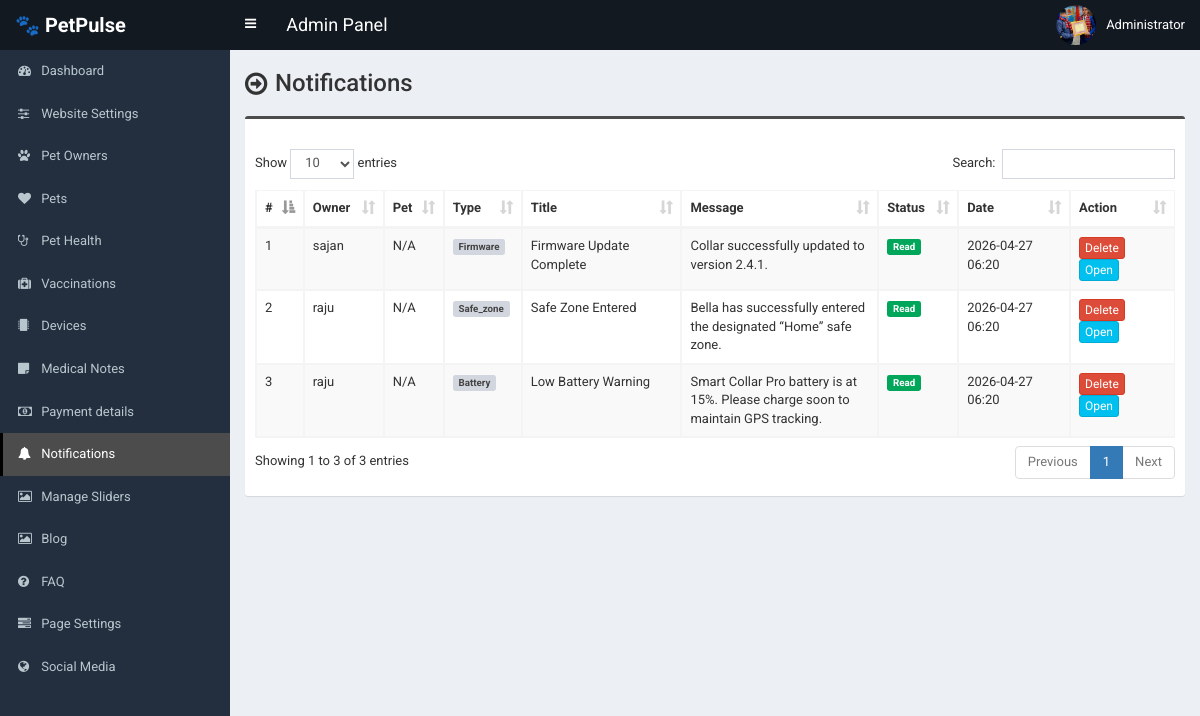
Before: /admin/notification.php (signed in) with the older database file.
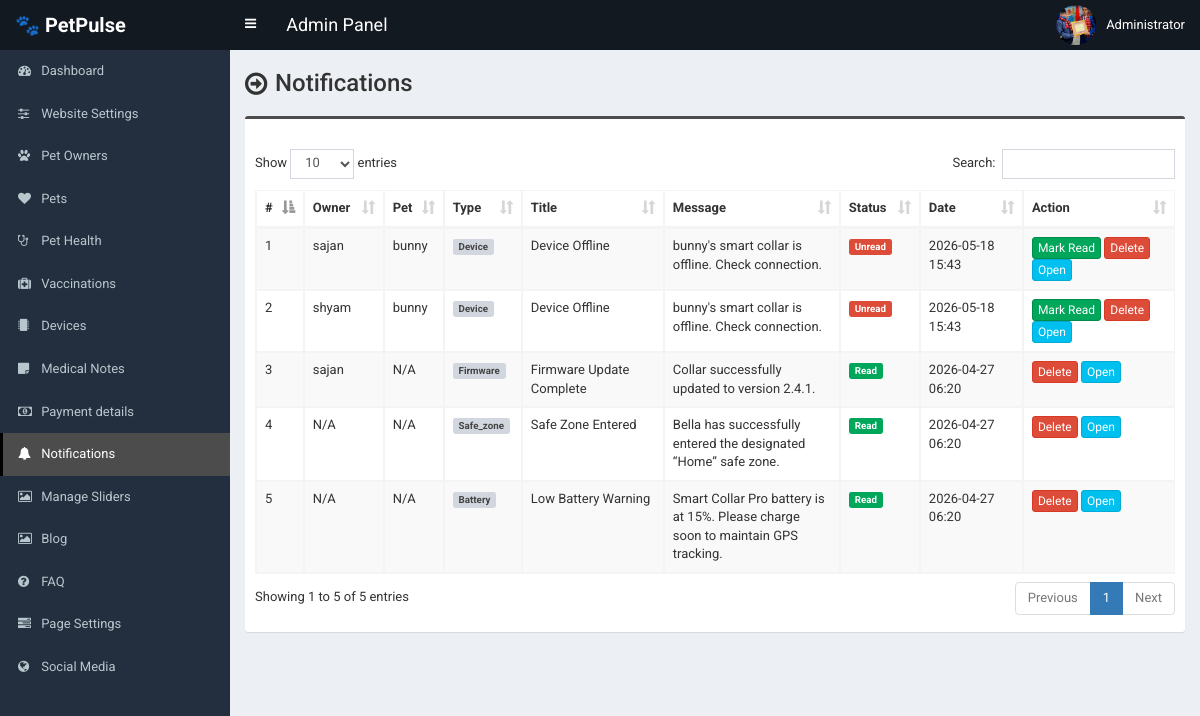
After: the same page with the newer database file.
### tables this page shows
CREATE TABLE IF NOT EXISTS `notifications` (
  `id` int NOT NULL AUTO_INCREMENT,
  `user_id` int NOT NULL,
  `pet_id` int DEFAULT NULL,
  `type` varchar(50) DEFAULT NULL,
  `title` varchar(255) NOT NULL,
  `message` text,
  `is_read` tinyint(1) DEFAULT '0',
  `link` varchar(255) DEFAULT NULL,
  `created_at` datetime DEFAULT CURRENT_TIMESTAMP,
  PRIMARY KEY (`id`),
  KEY `user_id` (`user_id`),
  KEY `pet_id` (`pet_id`)
);

CREATE TABLE IF NOT EXISTS `tbl_owner` (
  `owner_id` int NOT NULL AUTO_INCREMENT,
  `owner_name` varchar(100) NOT NULL,
  `owner_phone` varchar(20) NOT NULL,
  `owner_email` varchar(100) DEFAULT NULL,
  `password` varchar(255) NOT NULL,
  `owner_address` text,
  `owner_area` varchar(100) DEFAULT NULL,
  `owner_location` varchar(150) DEFAULT NULL,
  `owner_photo` varchar(200) DEFAULT NULL,
  `no_of_pets` int DEFAULT '0',
  `is_active` tinyint(1) DEFAULT '1',
  `created_at` timestamp NULL DEFAULT CURRENT_TIMESTAMP,
  `reset_token` varchar(255) DEFAULT NULL,
  `token_expires` datetime DEFAULT NULL,
  PRIMARY KEY (`owner_id`)
);

CREATE TABLE IF NOT EXISTS `tbl_pet` (
  `pet_id` int NOT NULL AUTO_INCREMENT,
  `owner_id` int NOT NULL,
  `pet_name` varchar(100) NOT NULL,
  `pet_type` varchar(50) DEFAULT NULL,
  `pet_breed` varchar(100) DEFAULT NULL,
  `pet_age` int DEFAULT NULL,
  `weight_lbs` decimal(6,2) DEFAULT NULL,
  `daily_goal_minutes` int DEFAULT NULL,
  `pet_latitude` decimal(10,7) DEFAULT NULL COMMENT 'GPS Latitude of pet location',
  `pet_longitude` decimal(10,7) DEFAULT NULL COMMENT 'GPS Longitude of pet location',
  `created_at` datetime DEFAULT CURRENT_TIMESTAMP,
  `updated_at` datetime DEFAULT CURRENT_TIMESTAMP ON UPDATE CURRENT_TIMESTAMP,
  `pet_image` varchar(255) DEFAULT NULL,
  PRIMARY KEY (`pet_id`),
  KEY `owner_id` (`owner_id`)
);

### admin/notification.php (the view, shortened to what this page needs)
<?php require_once('header.php'); ?>
<section class="content-header">
    <div class="content-header-left">
        <h1>Notifications</h1>
    </div>
</section>
<section class="content">
<div class="box box-info">
<div class="box-body table-responsive">
<table id="example1" class="table table-bordered table-hover table-striped">
<thead>
<tr>
    <th>#</th>
    <th>Owner</th>
    <th>Pet</th>
    <th>Type</th>
    <th>Title</th>
    <th>Message</th>
    <th>Status</th>
    <th>Date</th>
    <th>Action</th>
</tr>
</thead>
<tbody>
<?php
$i = 0;
$statement = $pdo->prepare("
    SELECT
        n.*,
        p.pet_name,
        o.owner_name
    FROM notifications n
    LEFT JOIN tbl_pet p ON n.pet_id = p.pet_id
    LEFT JOIN tbl_owner o ON n.user_id = o.owner_id
    ORDER BY n.id DESC
");
$statement->execute();
$result = $statement->fetchAll(PDO::FETCH_ASSOC);
foreach($result as $row){
$i++;
?>
<tr>
    <td><?php echo $i; ?></td>
    <td>
        <?php echo htmlspecialchars($row['owner_name'] ?? 'N/A'); ?>
    </td>
    <td>
        <?php echo htmlspecialchars($row['pet_name'] ?? 'N/A'); ?>
    </td>
    <td>
        <?php
        $type = strtolower($row['type']);
        $label = 'default';
        ?>
        <span class="label label-<?php echo $label; ?>">
            <?php echo ucfirst($type); ?>
        </span>
    </td>
    <td><?php echo htmlspecialchars($row['title'] ?? ''); ?></td>
    <td style="max-width:200px;">
        <?php echo htmlspecialchars($row['message'] ?? ''); ?>
    </td>
    <td>
        <?php if(!empty($row['is_read'])): ?>
            <span class="label label-success">Read</span>
        <?php else: ?>
            <span class="label label-danger">Unread</span>
        <?php endif; ?>
    </td>
    <td>
        <?php
        echo !empty($row['created_at'])
            ? date('Y-m-d H:i', strtotime($row['created_at']))
            : '-';
        ?>
    </td>
    <td>
        <?php if(empty($row['is_read'])): ?>
        <a href="notification-mark-read.php?id=<?php echo $row['id']; ?>"
           class="btn btn-success btn-xs">
           Mark Read
        </a>
        <?php endif; ?>
        <a href="notification-delete.php?id=<?php echo $row['id']; ?>"
           class="btn btn-danger btn-xs"
           onclick="return confirm('Delete this notification?')">
           Delete
        </a>
        <?php if(!empty($row['link'])): ?>
        <a href="<?php echo $row['link']; ?>"
           class="btn btn-info btn-xs">
           Open
        </a>
        <?php endif; ?>
    </td>
</tr>
<?php } ?>
</tbody>
</table>
</div>
</div>
</section>
<?php require_once('footer.php'); ?>

### admin/header.php (shortened to what this page needs)
<!DOCTYPE html>
<html>
<head>
	<link rel="stylesheet" href="css/bootstrap.min.css">
	<link rel="stylesheet" href="css/font-awesome.min.css">
	<link rel="stylesheet" href="css/ionicons.min.css">
	<link rel="stylesheet" href="css/datepicker3.css">
	<link rel="stylesheet" href="css/all.css">
	<link rel="stylesheet" href="css/select2.min.css">
	<link rel="stylesheet" href="css/dataTables.bootstrap.css">
	<link rel="stylesheet" href="css/jquery.fancybox.css">
	<link rel="stylesheet" href="css/AdminLTE.min.css">
	<link rel="stylesheet" href="css/_all-skins.min.css">
	<link rel="stylesheet" href="css/on-off-switch.css"/>
	<link rel="stylesheet" href="css/summernote.css">
	<link rel="stylesheet" href="style.css">
</head>
<body class="hold-transition fixed skin-blue sidebar-mini">
	<div class="wrapper">
		<header class="main-header">
			<a href="index.php" class="logo">
				<span class="logo-lg"><strong>🐾 PetPulse</strong></span>
			</a>
			<nav class="navbar navbar-static-top">
				<a href="#" class="sidebar-toggle" data-toggle="offcanvas" role="button">
				</a>
				<span style="float:left;line-height:50px;color:#fff;padding-left:15px;font-size:18px;">Admin Panel</span>
				<div class="navbar-custom-menu">
					<ul class="nav navbar-nav">
						<li class="dropdown user user-menu">
							<a href="#" class="dropdown-toggle" data-toggle="dropdown">
								<img src="assets/uploads/<?php echo $_SESSION['user']['photo']; ?>" class="user-image" alt="User Image">
								<span class="hidden-xs"><?php echo $_SESSION['user']['full_name']; ?></span>
							</a>
						</li>
					</ul>
				</div>
			</nav>
		</header>
  		<?php $cur_page = substr($_SERVER["SCRIPT_NAME"],strrpos($_SERVER["SCRIPT_NAME"],"/")+1); ?>
  		<aside class="main-sidebar">
    		<section class="sidebar">
      			<ul class="sidebar-menu">
			        <li class="treeview <?php if($cur_page == 'index.php') {echo 'active';} ?>">
			          <a href="index.php">
			            <i class="fa fa-dashboard"></i> <span>Dashboard</span>
			          </a>
			        </li>
			        <li class="treeview <?php if( ($cur_page == 'settings.php') ) {echo 'active';} ?>">
			          <a href="settings.php">
			            <i class="fa fa-sliders"></i> <span>Website Settings</span>
			          </a>
			        </li>
                <li class="<?php if($cur_page == 'owner.php') {echo 'active';} ?>">
    <a href="owner.php">
        <i class="fa fa-paw"></i> <span>Pet Owners</span>
    </a>
</li>
<li class="<?php if($cur_page == 'pet.php') {echo 'active';} ?>">
    <a href="pet.php">
        <i class="fa fa-heart"></i> <span>Pets</span>
    </a>
</li>
<li class="<?php if($cur_page == 'health.php') {echo 'active';} ?>">
    <a href="health.php">
        <i class="fa fa-stethoscope"></i> <span>Pet Health</span>
    </a>
</li>
<li class ="<?php if($cur_page == 'vaccination.php') {echo 'active';} ?>">
    <a href="vaccination.php">
        <i class="fa fa-medkit"></i></i> <span>Vaccinations</span>
    </a>
</li>
<li class ="<?php if($cur_page == 'device.php') {echo 'active';} ?>">
    <a href="device.php">
        <i class="fa fa-microchip"></i> <span>Devices</span>
    </a>
</li>
<li class ="<?php if($cur_page == 'medical.php') {echo 'active';} ?>">
    <a href="medical.php">
        <i class="fa fa-sticky-note"></i> <span>Medical Notes</span>
    </a>
</li>
<li class ="<?php if($cur_page == 'payment.php') {echo 'active';} ?>">
    <a href="payment.php">
        <i class="fa fa-money"></i> <span>Payment details</span>
    </a>
</li>
<li class="<?php if($cur_page == 'notification.php') {echo 'active';} ?>">
    <a href="notification.php">
        <i class="fa fa-bell"></i> <span>Notifications</span>
    </a>
</li>
                     <li class="treeview <?php if( ($cur_page == 'slider.php') ) {echo 'active';} ?>">
			          <a href="slider.php">
			            <i class="fa fa-picture-o"></i> <span>Manage Sliders</span>
			          </a>
			        </li>
					   <li class="treeview <?php if( ($cur_page == 'blog.php') ) {echo 'active';} ?>">
			          <a href="blog.php">
			            <i class="fa fa-picture-o"></i> <span>Blog</span>
			          </a>
			        </li>
			      			        <li class="treeview <?php if( ($cur_page == 'faq.php') ) {echo 'active';} ?>">
			          <a href="faq.php">
			            <i class="fa fa-question-circle"></i> <span>FAQ</span>
			          </a>
			        </li>
			        <li class="treeview <?php if( ($cur_page == 'page.php') ) {echo 'active';} ?>">
			          <a href="page.php">
			            <i class="fa fa-tasks"></i> <span>Page Settings</span>
			          </a>
			        </li>
			        <li class="treeview <?php if( ($cur_page == 'social-media.php') ) {echo 'active';} ?>">
			          <a href="social-media.php">
			            <i class="fa fa-globe"></i> <span>Social Media</span>
			          </a>
			        </li>
      			</ul>
    		</section>
  		</aside>
  		<div class="content-wrapper">

### admin/footer.php (shortened to what this page needs)
		</div>
	</div>
</body>
</html>

### admin/style.css (style rules this page uses)
body { font-size: 13px; font-family: "Roboto", sans-serif; }
.navbar-nav > .user-menu .user-image { width: 40px; height: 40px; margin-top: -10px; }
.content-header > h1, .content-header .content-header-left h1 { font-family: "Roboto", sans-serif; }
.main-header .logo { text-align: left; }
.main-header .logo .logo-lg { font-family: "Roboto", sans-serif; }
.box-info { padding-top: 20px; }
.content-header { overflow: hidden; }
.content-header .content-header-left { float: left; padding-top: 5px; }
.content-header .content-header-left h1 { margin-top: 0; margin-bottom: 0; padding-left: 30px; padding-bottom: 5px; font-size: 24px; position: relative; }
.content-header .content-header-left h1:before { position: absolute; top: 0; left: 0; font-family: "FontAwesome", sans-serif; font-size: 26px; content: "\f18e"; }
.skin-blue .sidebar-menu > li:hover > a, .skin-blue .sidebar-menu > li.active > a { color: #fff; background: #3c8dbc; border-left-color: #3c8dbc; }
.skin-blue .main-header .logo, .skin-blue .main-header .logo:hover, .skin-blue .main-header .navbar, .skin-blue .main-header .navbar .sidebar-toggle:hover { background-color: #131921; }
.skin-blue .sidebar-menu > li:hover > a, .skin-blue .sidebar-menu > li.active > a { background-color: #4c4c4c; border-left-color: #000000; }
.box.box-info { border-top-color: #4c4c4c; }

Changed rows visible on the page:
added notifications: tbl_owner.owner_name "sajan", pet.pet_name "bunny", type "Device", title "Device Offline", message "bunny's smart collar is offline. Check connection.", is_read "Unread", created_at "2026-05-18 15:43"
added notifications: tbl_owner.owner_name "shyam", pet.pet_name "bunny", type "Device", title "Device Offline", message "bunny's smart collar is offline. Check connection.", is_read "Unread", created_at "2026-05-18 15:43"
computed for notifications "Safe Zone Entered": tbl_owner.owner_name "raju" → "N/A"
computed for notifications "Low Battery Warning": tbl_owner.owner_name "raju" → "N/A"
Other visible differences:
text written by a page script: "Show entries Search: Showing 1 to 3 of 3 entries Previous 1 Next" → "Show entries Search: Showing 1 to 5 of 5 entries Previous 1 Next"
